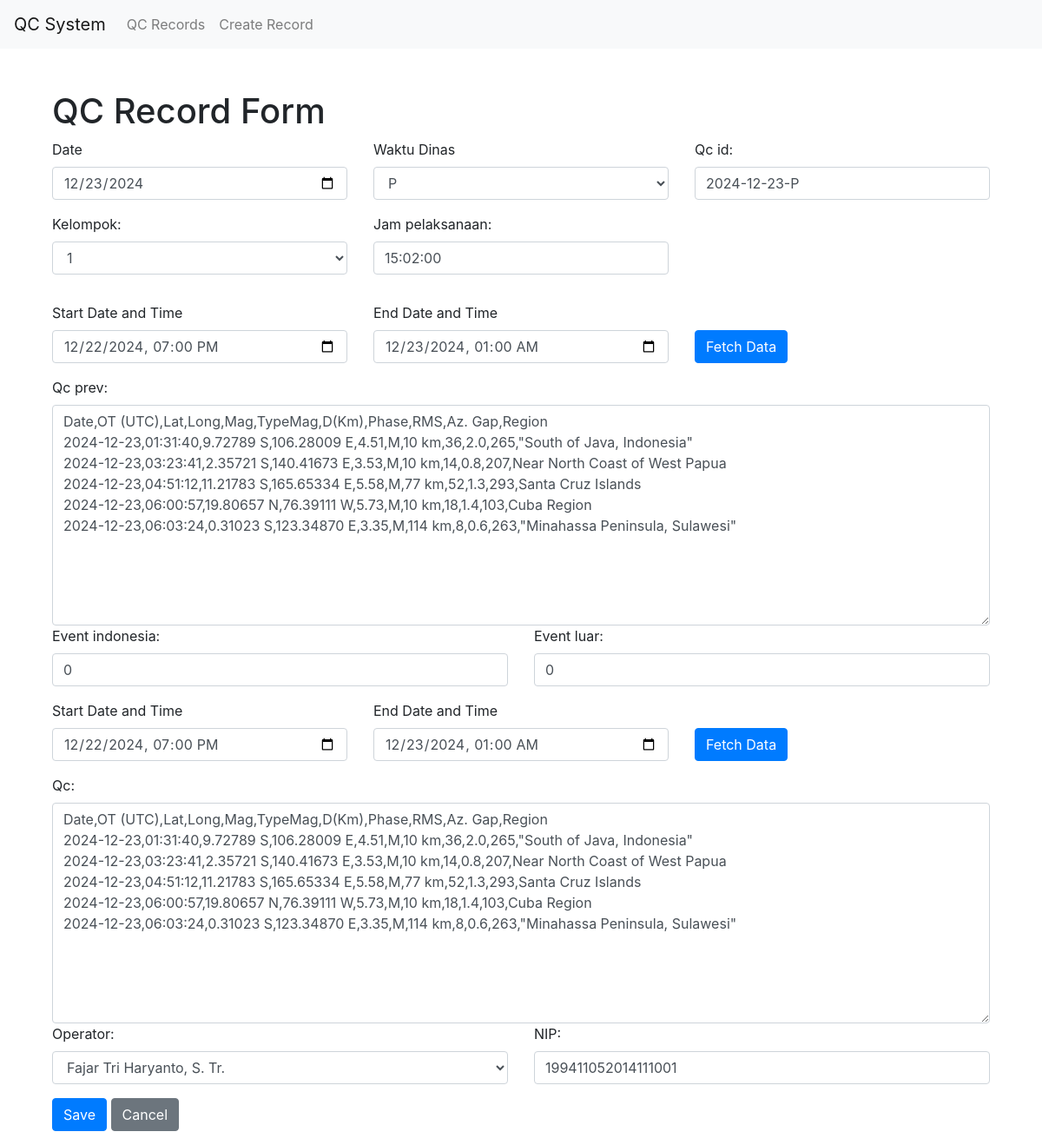
The page /qc/update/8/ on the database its author committed.
### qc/models.py (models this page shows, shortened)
class QcRecord(models.Model):
    qc_id = models.CharField(max_length=100, default='0')
    KELOMPOK_CHOICES = [
        ('1', '1'),
        ('2', '2'),
        ('3', '3'),
        ('4', '4'),
        ('5', '5'),
    ]
    kelompok = models.CharField(max_length=1, choices=KELOMPOK_CHOICES, default='1')
    jam_pelaksanaan = models.TimeField(default=(timezone.now() + timezone.timedelta(hours=7)).replace(second=0, microsecond=0))
    qc_prev = models.TextField(default='0')
    qc = models.TextField(default='0')
    operator = models.ForeignKey(Operator, on_delete=models.CASCADE)
    NIP = models.CharField(max_length=18, default='0')
    event_indonesia = models.IntegerField(default=0)
    event_luar = models.IntegerField(default=0)

### qc/views.py (the view)
# urls.py: path('update/<int:pk>/', QcRecordUpdateView.as_view(), name='qcrecord_update'),
class QcRecordUpdateView(UpdateView):
    model = QcRecord
    form_class = QcRecordForm
    template_name = 'qc/qcrecord_form.html'
    success_url = reverse_lazy('qc:qcrecord_list')

### qc/forms.py
class QcRecordForm(forms.ModelForm):
    class Meta:
        model = QcRecord
        fields = '__all__'

### qc/models.py (called while the page is built)
    def __str__(self):
        return self.name

### qc/templatetags/form_tags.py (called while the page is built)
@register.filter(name='add_class')
def add_class(field, css_class):
    return field.as_widget(attrs={"class": css_class})

### qc/templates/qc/qcrecord_form.html (shortened to what this page needs)
{% extends 'base.html' %}
{% block content %}
    <div class="container">
        <h1 class="mt-5">QC Record Form</h1>
        <form method="post" class="needs-validation" novalidate>
            {% load form_tags %}
            <div class="form-group row">
                <div class="col-md-4">
                    <label for="date_input">Date</label>
                    <input type="date" id="date_input" name="date_input" class="form-control">
                </div>
                <div class="col-md-4">
                    <label for="waktu_dinas">Waktu Dinas</label>
                    <select id="waktu_dinas" name="waktu_dinas" class="form-control">
                        <option value="P">P</option>
                    </select>
                </div>
                <div class="col-md-4">
                    {{ form.qc_id.label_tag }}
                    {{ form.qc_id|add_class:"form-control" }}
                </div>
            </div>
            <div class="form-group">
                <div class="row">
                    <div class="form-group col-md-4">
                        {{ form.kelompok.label_tag }}
                        {{ form.kelompok|add_class:"form-control" }}
                    </div>
                    <div class="form-group col-md-4">
                        {{ form.jam_pelaksanaan.label_tag }}
                        {{ form.jam_pelaksanaan|add_class:"form-control" }}
                    </div>
                </div>
            </div>
            <div class="form-group">
                <div class="form-group row">
                    <div class="col-md-4">
                        <label for="datetime_qc_prev_start">Start Date and Time</label>
                        <input type="datetime-local" id="datetime_qc_prev_start" class="form-control"
                            value="2024-12-14 00:00:00">
                    </div>
                    <div class="col-md-4">
                        <label for="datetime_qc_prev_end">End Date and Time</label>
                        <input type="datetime-local" id="datetime_qc_prev_end" class="form-control"
                            value="2024-12-14 07:00:00">
                    </div>
                    <div class="col-md-4 d-flex align-items-end">
                        <button type="button" id="fetch_qc_prev" class="btn btn-primary align-bottom">Fetch
                            Data</button>
                    </div>
                </div>
                {{ form.qc_prev.label_tag }}
                {{ form.qc_prev|add_class:"form-control" }}
                <div class="form-group row">
                    <div class="col-md-6">
                        {{ form.event_indonesia.label_tag }}
                        {{ form.event_indonesia|add_class:"form-control" }}
                    </div>
                    <div class="col-md-6">
                        {{ form.event_luar.label_tag }}
                        {{ form.event_luar|add_class:"form-control" }}
                    </div>
                </div>
            </div>
            <div class="form-group">
                <div class="form-group row">
                    <div class="col-md-4">
                        <label for="datetime_qc_start">Start Date and Time</label>
                        <input type="datetime-local" id="datetime_qc_start" class="form-control"
                            value="2024-12-14 00:00:00">
                    </div>
                    <div class="col-md-4">
                        <label for="datetime_qc_end">End Date and Time</label>
                        <input type="datetime-local" id="datetime_qc_end" class="form-control"
                            value="2024-12-14 07:00:00">
                    </div>
                    <div class="col-md-4 d-flex align-items-end">
                        <button type="button" id="fetch_qc" class="btn btn-primary align-bottom">Fetch Data</button>
                    </div>
                </div>
                {{ form.qc.label_tag }}
                {{ form.qc|add_class:"form-control" }}
                <div class="form-group row">
                    <div class="col-md-6">
                        {{ form.operator.label_tag }}
                        {{ form.operator|add_class:"form-control" }}
                    </div>
                    <div class="col-md-6">
                        {{ form.NIP.label_tag }}
                        {{ form.NIP|add_class:"form-control" }}
                    </div>
                </div>
                <button type="submit" class="btn btn-primary">Save</button>
                <button type="button" class="btn btn-secondary"
                    onclick="window.location.href='{% url 'qc:qcrecord_list' %}'">Cancel</button>
        </form>
    </div>
{% endblock %}

### rows shown on the page
QcRecord: qc_id "2024-12-23-P", kelompok "1", jam_pelaksanaan "15:02:00", qc_prev "Date,OT (UTC),Lat,Long,Mag,TypeMag,D(Km),Phase,RMS,Az. Gap,Region 2024-12-23,01:31:40,9.72789 S,106.28009 E,4.51,M,10 km,36,2.0,265,\"South of Java, Indonesia\" 2024-12-23,03:23:41,2.35721 S,140.41673 E,3.53,M,10 km,14,0.8,207,Near North Coast of West Papua 2024-12-23,04:51:12,11.21783 S,165.65334 E,5.58,M,77 km,52,1.3,293,Santa Cruz Islands 2024-12-23,06:00:57,19.80657 N,76.39111 W,5.73,M,10 km,18,1.4,103,Cuba Region 2024-12-23,06:03:24,0.31023 S,123.34870 E,3.35,M,114 km,8,0.6,263,\"Minahassa Peninsula, Sulawesi\"", event_indonesia "0", event_luar "0", qc "Date,OT (UTC),Lat,Long,Mag,TypeMag,D(Km),Phase,RMS,Az. Gap,Region 2024-12-23,01:31:40,9.72789 S,106.28009 E,4.51,M,10 km,36,2.0,265,\"South of Java, Indonesia\" 2024-12-23,03:23:41,2.35721 S,140.41673 E,3.53,M,10 km,14,0.8,207,Near North Coast of West Papua 2024-12-23,04:51:12,11.21783 S,165.65334 E,5.58,M,77 km,52,1.3,293,Santa Cruz Islands 2024-12-23,06:00:57,19.80657 N,76.39111 W,5.73,M,10 km,18,1.4,103,Cuba Region 2024-12-23,06:03:24,0.31023 S,123.34870 E,3.35,M,114 km,8,0.6,263,\"Minahassa Peninsula, Sulawesi\"", operator "Fajar Tri Haryanto, S. Tr.", NIP "199411052014111001"
